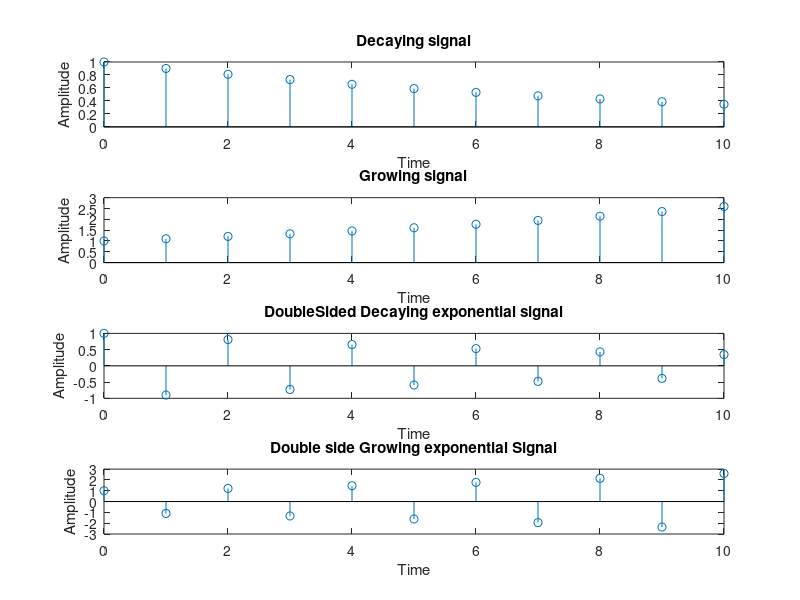

MATLAB code to generate this figure:
clc;
clear all;
close all;
n = 0:1:10;
x1 = (0.9).^n;
subplot(4,1,1);
stem(n,x1);
xlabel("Time");
ylabel("Amplitude");
title("Decaying signal");
x2 = (1.1).^n;
subplot(4,1,2);
stem(n,x2);
xlabel("Time");
ylabel("Amplitude");
title("Growing signal");
x3 = (-0.9).^n;
subplot(4,1,3);
stem(n,x3);
xlabel("Time");
ylabel("Amplitude");
title("DoubleSided Decaying exponential signal");
x4 = (-1.1).^n;
subplot(4,1,4);
stem(n,x4);
xlabel("Time");
ylabel("Amplitude");
title("Double side Growing exponential Signal");
